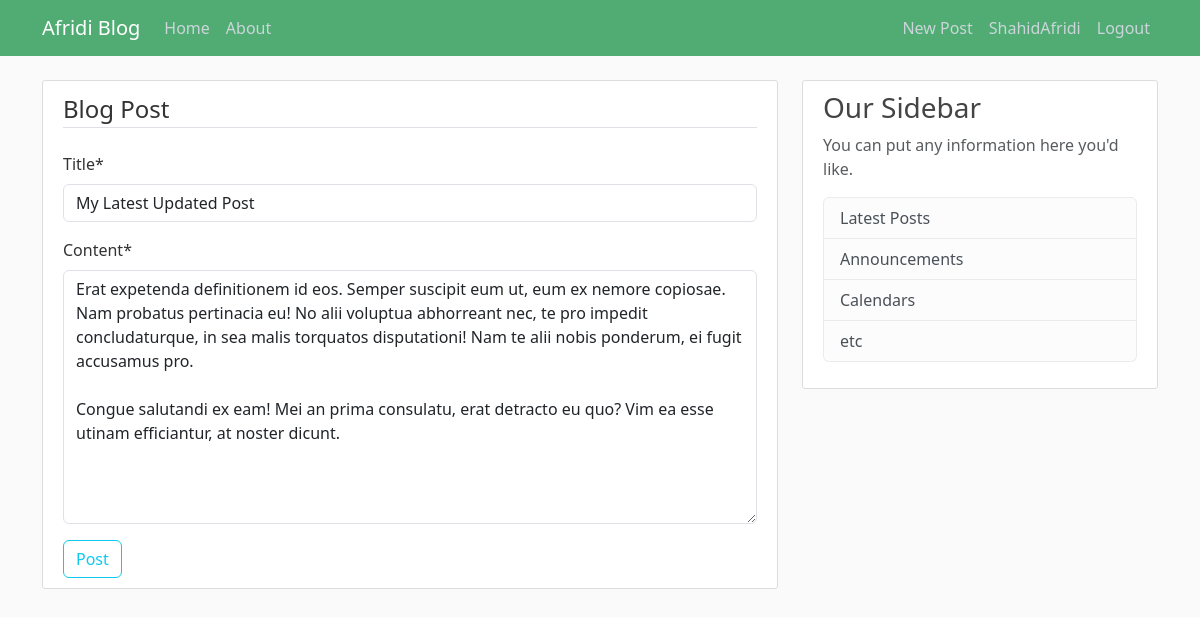
/post/30/update (signed in), run on the app's committed database.
### blog/models.py (models this page shows, shortened)
class Post(models.Model):
    title = models.CharField(max_length=100)
    content = models.TextField()
    date_posted = models.DateTimeField(default=timezone.now)
    author = models.ForeignKey(User, on_delete=models.CASCADE)

### blog/views.py (the view, shortened to what this page needs)
# urls.py: path('post/<int:pk>/update', PostUpdateView.as_view(), name='post-update'),
class PostUpdateView(LoginRequiredMixin, UserPassesTestMixin, UpdateView):
    model = Post
    fields = ['title', 'content']
    def test_func(self):
        post = self.get_object()
        if self.request.user == post.author:
            return True
        return False

### blog/templates/blog/post_form.html (shortened to what this page needs)
{% extends "blog/base.html" %}
{% load crispy_forms_tags %}
{% block content %}
    <div class="content-section">
        <form method="POST">
            <fieldset class="from-group">
                <legend class="border-bottom mb-4"> Blog Post </legend>
                {{ form|crispy }}
            </fieldset>
            <div class="from-group">
                <button class="btn btn-outline-info" type="submit">Post</button>
            </div>
        </form>
    </div>
{% endblock content %}

### blog/templates/blog/base.html (shortened to what this page needs)
{% load static %}
<!DOCTYPE html>
<html lang="en">
<head>
    <link href="https://cdn.jsdelivr.net/npm/bootstrap@5.3.0-alpha1/dist/css/bootstrap.min.css" rel="stylesheet">
    <link rel="stylesheet" href="{% static 'blog/main.css' %}">
</head>
<body>
    <header class="site-header">
        <nav class="navbar navbar-expand-md navbar-dark bg-steel fixed-top">
          <div class="container">
            <a class="navbar-brand mr-4" href="{% url 'blog-home' %}">Afridi Blog</a>
            <div class="collapse navbar-collapse" id="navbarToggle">
              <div class="navbar-nav me-auto">
                <a class="nav-item nav-link" href="{% url 'blog-home' %}">Home</a>
                <a class="nav-item nav-link" href="{% url 'blog-about' %}">About</a>
              </div>
              <div class="navbar-nav">
                {% if user.is_authenticated %}
                <a class="nav-item nav-link" href="{% url 'post-create' %}">New Post</a>
                <a class="nav-item nav-link" href="{% url 'profile' %}">{{ user.username }}</a>
                <a class="nav-item nav-link" href="{% url 'logout' %}">Logout</a>
                {% else %}
                  <a class="nav-item nav-link" href="{% url 'login' %}">Login</a>
                  <a class="nav-item nav-link" href="{% url 'register' %}">Register</a>
                {% endif %}
              </div>
            </div>
          </div>
        </nav>
      </header>
    <main role="main" class="container">
        <div class="row">
            <div class="col-md-8">
            {% block content %}{% endblock %}
            </div>
            <div class="col-md-4">
            <div class="content-section">
                <h3>Our Sidebar</h3>
                <p class='text-muted'>You can put any information here you'd like.
                <ul class="list-group">
                    <li class="list-group-item list-group-item-light">Latest Posts</li>
                    <li class="list-group-item list-group-item-light">Announcements</li>
                    <li class="list-group-item list-group-item-light">Calendars</li>
                    <li class="list-group-item list-group-item-light">etc</li>
                </ul>
                </p>
            </div>
            </div>
        </div>
    </main>
</body>
</html>

### blog/static/blog/main.css (style rules this page uses)
body { background: #fafafa; color: #333333; margin-top: 5rem; }
h1, h2, h3, h4, h5, h6 { color: #444444; }
a { text-decoration: none; }
ul { margin: 0; }
.bg-steel { background-color: #50ac72; }
.site-header .navbar-nav .nav-link { color: #cbd5db; }
.content-section { background: #ffffff; padding: 10px 20px; border: 1px solid #dddddd; border-radius: 3px; margin-bottom: 20px; }

### data on the page
Post: title "My Latest Updated Post", content "Erat expetenda definitionem id eos. Semper suscipit eum ut, eum ex nemore copiosae. Nam probatus pertinacia eu! No alii voluptua abhorreant nec, te pro impedit concludaturque, in sea malis torquatos disputationi! Nam te alii nobis ponderum, ei fugit accusamus pro. Congue salutandi ex eam! Mei an prima consulatu, erat detracto eu quo? Vim ea esse utinam efficiantur, at noster dicunt."

### other printed values
{{ user.username }} "ShahidAfridi"
